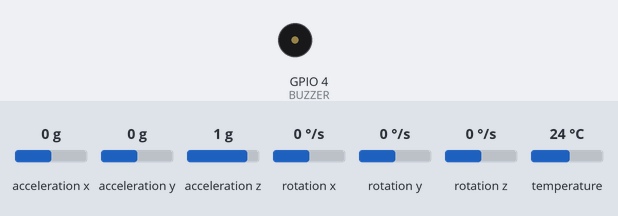
Recording of a sketch running on a simulated ESP32. Parts: buzzer (waves = sounding, pin HIGH). Inputs (shaded band) come from the test bench; at power-on: acceleration x 0 g, rotation x 0 °/s, acceleration y 0 g, acceleration z 1 g, rotation y 0 °/s, rotation z 0 °/s, temperature 24 °C. WiFi joins after 1.5 s; servers stay silent unless stated; storage starts empty; what the sketch prints to the serial monitor is not drawn.

Above: at 3.2 s.
3.3 s: acceleration x set to 0.2 g
6.3 s: rotation x set to 2 °/s
9.3 s: rotation x set to 5 °/s
At 10.5 s:
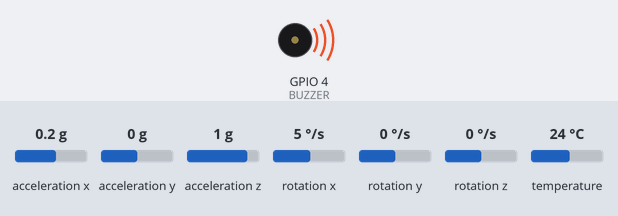
10.8 s: acceleration x set to -1.4 g
13.8 s: acceleration x set to 0.8 g
Timing chart, 0 to 16.3 s (numbered marks = the images above; inputs shaded):
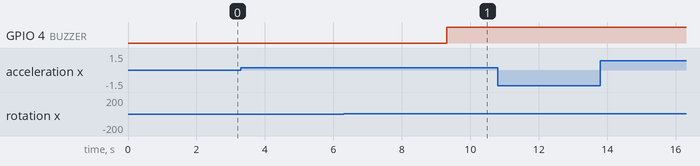

Measured:
- the behaviour switches between 3 and 4 °/s on rotation x (found by bisection; images 0 and 1)
- after the input at 9.3 s, GPIO 4 (BUZZER): LOW → HIGH at once

The sketch:

codigo_sismo.ino
```cpp
#include <Arduino.h>
#include <WiFi.h>
#include <AsyncTCP.h>
#include <ESPAsyncWebServer.h>
#include <Adafruit_MPU6050.h>
#include <Adafruit_Sensor.h>
#include <Arduino_JSON.h>
#include "SPIFFS.h"


#define BUZZER 4 //Terminal alarma
// Replace with your network credentials
const char* ssid = "LabArquitectura";
const char* password = "L4bArqui2022";

// Create AsyncWebServer object on port 80
AsyncWebServer server(80);

// Create an Event Source on /events
AsyncEventSource events("/events");

// Json Variable to Hold Sensor Readings
JSONVar readings;

// Timer variables
unsigned long lastTime = 0;
unsigned long lastTimeTemperature = 0;
unsigned long lastTimeAcc = 0;
unsigned long gyroDelay = 10;
unsigned long temperatureDelay = 1000;
unsigned long accelerometerDelay = 200;

// Create a sensor object
Adafruit_MPU6050 mpu;

sensors_event_t a, g, temp;

float gyroX, gyroY, gyroZ;
float accX, accY, accZ;
float temperature;

//Gyroscope sensor deviation
float gyroXerror = 0.07;
float gyroYerror = 0.03;
float gyroZerror = 0.01;

// Init MPU6050
void initMPU(){
  if (!mpu.begin()) {
    //Serial.println("Failed to find MPU6050 chip");
    while (1) {
      delay(10);
    }
  }
  //Serial.println("MPU6050 Found!");
}

void initSPIFFS() {
  if (!SPIFFS.begin()) {
    //Serial.println("An error has occurred while mounting SPIFFS");
  }
  //Serial.println("SPIFFS mounted successfully");
}

// Initialize WiFi
void initWiFi() {
  WiFi.mode(WIFI_STA);
  WiFi.begin(ssid, password);
  Serial.println("");
  Serial.print("Connecting to WiFi...");
  while (WiFi.status() != WL_CONNECTED) {
    Serial.print(".");
    delay(1000);
  }
  Serial.println("IP local");
  Serial.println(WiFi.localIP());
}

String getGyroReadings(){
  mpu.getEvent(&a, &g, &temp);

  float gyroX_temp = g.gyro.x;
  if(abs(gyroX_temp) > gyroXerror)  {
    gyroX += gyroX_temp/50.00;
  }

  float gyroY_temp = g.gyro.y;
  if(abs(gyroY_temp) > gyroYerror) {
    gyroY += gyroY_temp/70.00;
  }

  float gyroZ_temp = g.gyro.z;
  if(abs(gyroZ_temp) > gyroZerror) {
    gyroZ += gyroZ_temp/90.00;
  }

  readings["gyroX"] = String(gyroX);
  readings["gyroY"] = String(gyroY);
  readings["gyroZ"] = String(gyroZ);

  String jsonString = JSON.stringify(readings);
  return jsonString;
}

String getAccReadings() {
  mpu.getEvent(&a, &g, &temp);
  // Get current acceleration values
  accX = a.acceleration.x;
  accY = a.acceleration.y;
  accZ = a.acceleration.z;
  readings["accX"] = String(accX);
  readings["accY"] = String(accY);
  readings["accZ"] = String(accZ);
  String accString = JSON.stringify (readings);
  return accString;
}

String getTemperature(){
  mpu.getEvent(&a, &g, &temp);
  temperature = temp.temperature;
  return String(temperature);
}

void setup() {
  Serial.begin(115200);
  pinMode(BUZZER,OUTPUT);
    digitalWrite(BUZZER,LOW);
  initWiFi();
  initSPIFFS();
  initMPU();

  // Handle Web Server
  server.on("/", HTTP_GET, [](AsyncWebServerRequest *request){
    request->send(SPIFFS, "/index.html", "text/html");
  });

  server.serveStatic("/", SPIFFS, "/");

  server.on("/reset", HTTP_GET, [](AsyncWebServerRequest *request){
    gyroX=0;
    gyroY=0;
    gyroZ=0;
    request->send(200, "text/plain", "OK");
  });

  server.on("/resetX", HTTP_GET, [](AsyncWebServerRequest *request){
    gyroX=0;
    request->send(200, "text/plain", "OK");
  });

  server.on("/resetY", HTTP_GET, [](AsyncWebServerRequest *request){
    gyroY=0;
    request->send(200, "text/plain", "OK");
  });

  server.on("/resetZ", HTTP_GET, [](AsyncWebServerRequest *request){
    gyroZ=0;
    request->send(200, "text/plain", "OK");
  });

  // Handle Web Server Events
  events.onConnect([](AsyncEventSourceClient *client){
    if(client->lastId()){
     // Serial.printf("Client reconnected! Last message ID that it got is: %u\n", client->lastId());
    }
    // send event with message "hello!", id current millis
    // and set reconnect delay to 1 second
    client->send("hello!", NULL, millis(), 10000);
  });
  server.addHandler(&events);

  server.begin();
}

void loop() {
String gyro= getGyroReadings();
//JsonObject& cordenadas = jsonBuffer.parseObject(gyro);
  if ((millis() - lastTime) > gyroDelay) {
    if (g.gyro.x> 0.0523599 or g.gyro.y> 0.0523599 or g.gyro.z> 0.0523599) {
      digitalWrite(BUZZER,HIGH);
      //Serial.println(g.gyro.x);
    }
    else {
      digitalWrite(BUZZER,LOW);
      }
    // Send Events to the Web Server with the Sensor Readings
    events.send(getGyroReadings().c_str(),"gyro_readings",millis());
    lastTime = millis();
  }
  if ((millis() - lastTimeAcc) > accelerometerDelay) {
    // Send Events to the Web Server with the Sensor Readings
    if (accX> 0.25 or accY> 0.25) {
      digitalWrite(BUZZER,HIGH);
      Serial.println(accX);
    }
    else {
      digitalWrite(BUZZER,LOW);
      }
    events.send(getAccReadings().c_str(),"accelerometer_readings",millis());
    lastTimeAcc = millis();
  }
  if ((millis() - lastTimeTemperature) > temperatureDelay) {
    // Send Events to the Web Server with the Sensor Readings
    events.send(getTemperature().c_str(),"temperature_reading",millis());
    lastTimeTemperature = millis();
  }
  delay (0);

}
```
